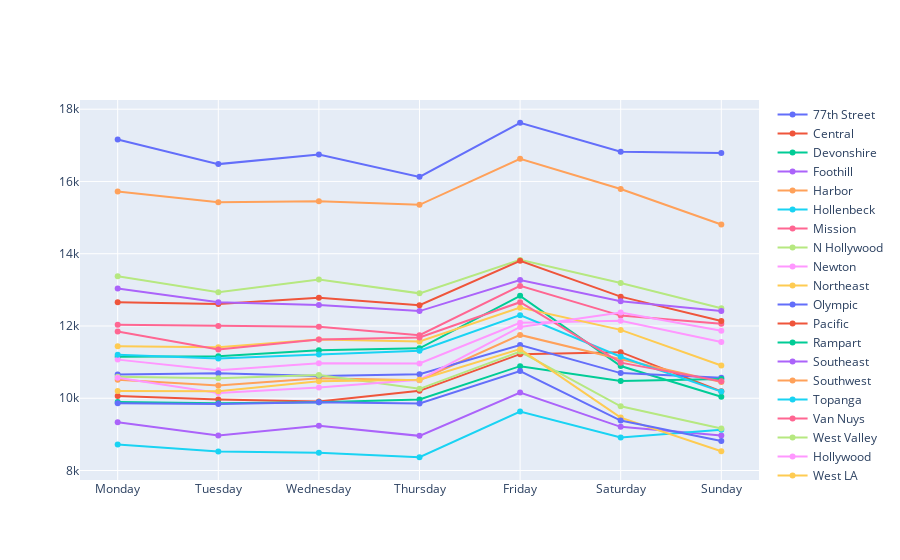

The notebook cell this image was saved under:
### Code cell
#построить линейный график для всех районов сразу
data_all_streets = []
for street in df2.index:
    trace0 = go.Scatter(x = df2.columns, y = df2.loc[street],name=street)
    data_all_streets.append(trace0)
    
fig = go.Figure(data = data_all_streets)
iplot(fig, show_link=False)

### Figure 1 — Plotly figure (JSON) as saved in the notebook; plotly's stock layout.template omitted (floating-point values rounded to 4 significant figures)
{"data": [{"name": "77th Street", "type": "scatter", "x": ["Monday", "Tuesday", "Wednesday", "Thursday", "Friday", "Saturday", "Sunday"], "y": [17163, 16480, 16749, 16127, 17625, 16825, 16791]}, {"name": "Central", "type": "scatter", "x": ["Monday", "Tuesday", "Wednesday", "Thursday", "Friday", "Saturday", "Sunday"], "y": [10060, 9965, 9908, 10205, 11220, 11275, 10192]}, {"name": "Devonshire", "type": "scatter", "x": ["Monday", "Tuesday", "Wednesday", "Thursday", "Friday", "Saturday", "Sunday"], "y": [11149, 11162, 11327, 11383, 12834, 10891, 10043]}, {"name": "Foothill", "type": "scatter", "x": ["Monday", "Tuesday", "Wednesday", "Thursday", "Friday", "Saturday", "Sunday"], "y": [9333, 8969, 9236, 8959, 10158, 9208, 8969]}, {"name": "Harbor", "type": "scatter", "x": ["Monday", "Tuesday", "Wednesday", "Thursday", "Friday", "Saturday", "Sunday"], "y": [10509, 10354, 10555, 10499, 11753, 11081, 10452]}, {"name": "Hollenbeck", "type": "scatter", "x": ["Monday", "Tuesday", "Wednesday", "Thursday", "Friday", "Saturday", "Sunday"], "y": [8718, 8525, 8489, 8367, 9630, 8917, 9125]}, {"name": "Mission", "type": "scatter", "x": ["Monday", "Tuesday", "Wednesday", "Thursday", "Friday", "Saturday", "Sunday"], "y": [12031, 11998, 11976, 11745, 13110, 12287, 12060]}, {"name": "N Hollywood", "type": "scatter", "x": ["Monday", "Tuesday", "Wednesday", "Thursday", "Friday", "Saturday", "Sunday"], "y": [13377, 12931, 13289, 12903, 13829, 13189, 12493]}, {"name": "Newton", "type": "scatter", "x": ["Monday", "Tuesday", "Wednesday", "Thursday", "Friday", "Saturday", "Sunday"], "y": [11069, 10774, 10969, 10964, 12089, 12144, 11556]}, {"name": "Northeast", "type": "scatter", "x": ["Monday", "Tuesday", "Wednesday", "Thursday", "Friday", "Saturday", "Sunday"], "y": [11440, 11409, 11628, 11570, 12508, 11892, 10908]}, {"name": "Olympic", "type": "scatter", "x": ["Monday", "Tuesday", "Wednesday", "Thursday", "Friday", "Saturday", "Sunday"], "y": [10655, 10693, 10619, 10667, 11472, 10696, 10566]}, {"name": "Pacific", "type": "scatter", "x": ["Monday", "Tuesday", "Wednesday", "Thursday", "Friday", "Saturday", "Sunday"], "y": [12659, 12609, 12779, 12576, 13804, 12812, 12136]}, {"name": "Rampart", "type": "scatter", "x": ["Monday", "Tuesday", "Wednesday", "Thursday", "Friday", "Saturday", "Sunday"], "y": [9894, 9859, 9891, 9965, 10888, 10477, 10530]}, {"name": "Southeast", "type": "scatter", "x": ["Monday", "Tuesday", "Wednesday", "Thursday", "Friday", "Saturday", "Sunday"], "y": [13040, 12655, 12583, 12412, 13272, 12683, 12416]}, {"name": "Southwest", "type": "scatter", "x": ["Monday", "Tuesday", "Wednesday", "Thursday", "Friday", "Saturday", "Sunday"], "y": [15724, 15428, 15453, 15354, 16626, 15791, 14809]}, {"name": "Topanga", "type": "scatter", "x": ["Monday", "Tuesday", "Wednesday", "Thursday", "Friday", "Saturday", "Sunday"], "y": [11201, 11098, 11208, 11313, 12300, 11150, 10184]}, {"name": "Van Nuys", "type": "scatter", "x": ["Monday", "Tuesday", "Wednesday", "Thursday", "Friday", "Saturday", "Sunday"], "y": [11847, 11352, 11623, 11680, 12658, 10985, 10473]}, {"name": "West Valley", "type": "scatter", "x": ["Monday", "Tuesday", "Wednesday", "Thursday", "Friday", "Saturday", "Sunday"], "y": [10594, 10555, 10645, 10261, 11293, 9778, 9163]}, {"name": "Hollywood", "type": "scatter", "x": ["Monday", "Tuesday", "Wednesday", "Thursday", "Friday", "Saturday", "Sunday"], "y": [10568, 10145, 10295, 10514, 11975, 12373, 11869]}, {"name": "West LA", "type": "scatter", "x": ["Monday", "Tuesday", "Wednesday", "Thursday", "Friday", "Saturday", "Sunday"], "y": [10204, 10196, 10473, 10512, 11359, 9465, 8535]}, {"name": "Wilshire", "type": "scatter", "x": ["Monday", "Tuesday", "Wednesday", "Thursday", "Friday", "Saturday", "Sunday"], "y": [9859, 9841, 9890, 9858, 10751, 9383, 8819]}], "layout": {}}
